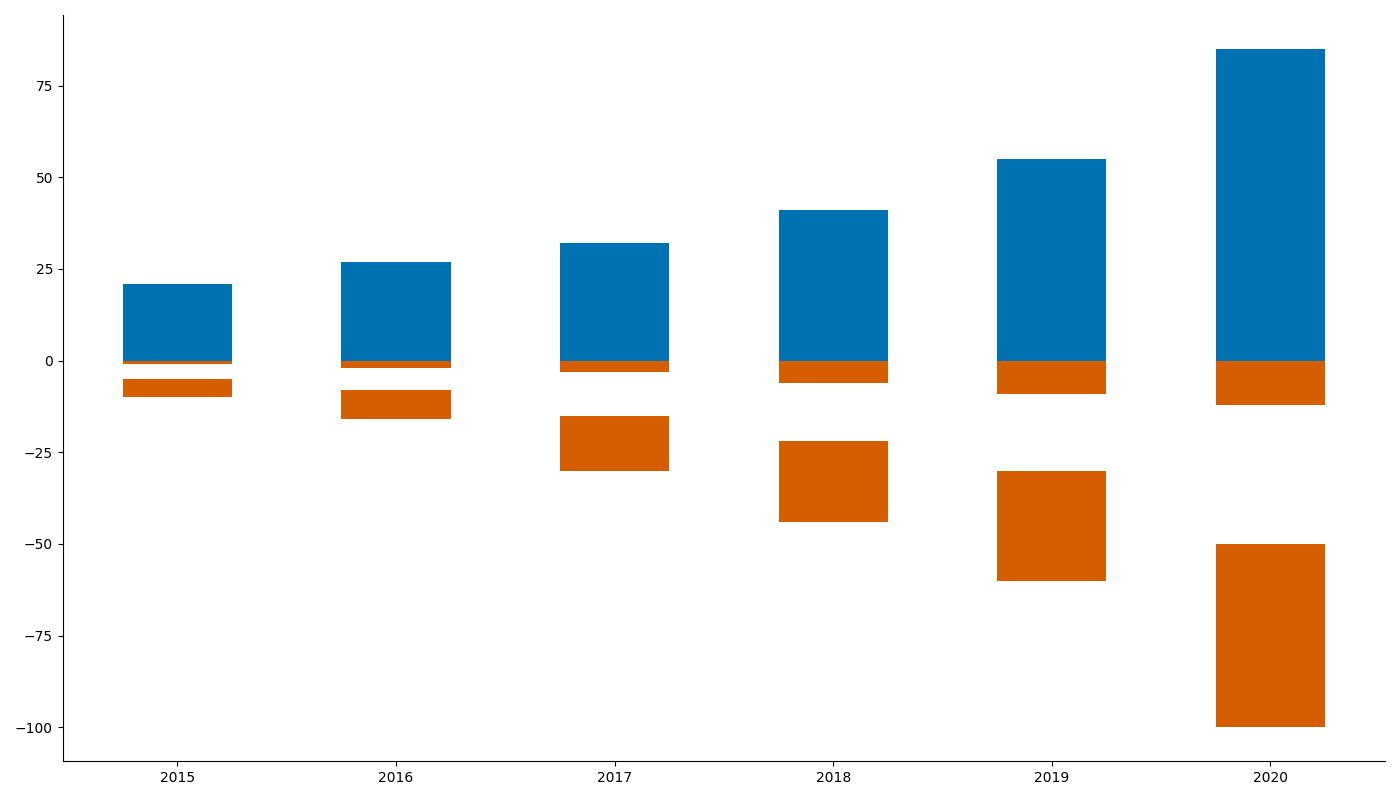

This chart was generated by the following Python code:
import matplotlib.pyplot as plt
import numpy as np

years = np.arange(2015, 2021)

# Revenue data (in billions USD)
ai_revenue = [6, 9, 12, 18, 25, 40]
cybersecurity_revenue = [15, 18, 20, 23, 30, 45]
blockchain_revenue = [1, 2, 3, 6, 9, 12]
cloud_revenue = [5, 8, 15, 22, 30, 50]

data = np.array([ai_revenue, cybersecurity_revenue, blockchain_revenue, cloud_revenue])
categories = ['AI', 'Cybersecurity', 'Blockchain', 'Cloud']
bar_width = 0.5
x_pos = np.arange(len(years))

fig, ax = plt.subplots(figsize=(14, 8))

# Colors for positive and negative side
positive_color = '#0072B2'
negative_color = '#D55E00'

# Calculate cumulative sum for stack positioning
positive_cum_values = np.cumsum(data, axis=0)
negative_cum_values = np.cumsum(-data[::-1], axis=0)

# Plot each category rectifying the positions based on cumulative values
for i, category in enumerate(categories):
    if i < len(categories) // 2:
        ax.bar(x_pos, data[i], bar_width, color=positive_color, bottom=positive_cum_values[i-1] if i > 0 else None)
    else:
        ax.bar(x_pos, -data[i], bar_width, color=negative_color, bottom=negative_cum_values[i-len(categories)//2-1] if i > len(categories)//2 else None)

ax.set_xticks(x_pos)
ax.set_xticklabels(years)

# Hide axes borders
ax.spines['top'].set_visible(False)
ax.spines['right'].set_visible(False)

plt.tight_layout()
plt.show()
